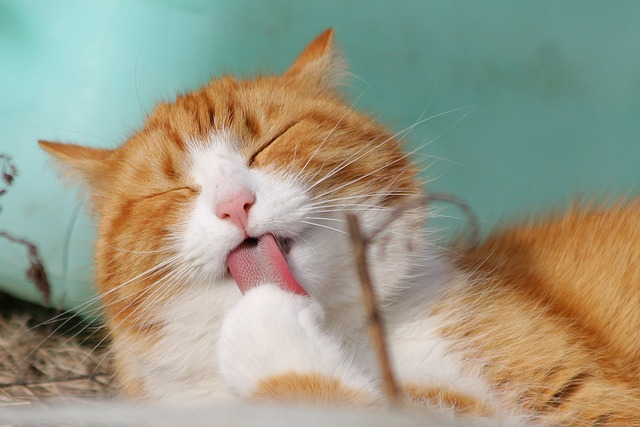
#> input picture OpenCV/img.jpg, 640 x 427 px
$ jupyter execute '07. 이미지 자르기.ipynb'
#> lines starting #> are read from the running program, lines starting #| are printed output that depends on the picture; after the words box and inside, x2 and y2 are one past the last pixel; in counts of white or black regions, pixels touching at a corner belong together
# 7. 이미지 자르기

영역을 잘라서 새로운 윈도우(창)에 표시

[cell 1]
import cv2
img = cv2.imread('img.jpg')
#> img is the input picture: shape (427, 640, 3); mean B, G, R 133.9, 154, 155
#img.shape #(427, 640, 3)

crop = img[100:200, 200:400] #세로기준100:200까지, 가로기준200:400까지 자름
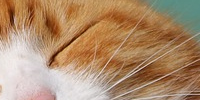
#> crop: shape (100, 200, 3); mean B, G, R 108.3, 140.4, 174.7

cv2.imshow('img', img)#원본이미지
cv2.imshow('crop',crop)#잘린이미지
cv2.waitKey(0)
cv2.destroyAllWindows()

영역을 잘라서 기존 윈도우에 표시

[cell 2]
import cv2
img = cv2.imread('img.jpg')

crop = img[100:200, 200:400] #세로기준100:200까지, 가로기준200:400까지 자름
img[100:200, 400:600] = crop #이부분을 크롭으로 대체해서 삽입
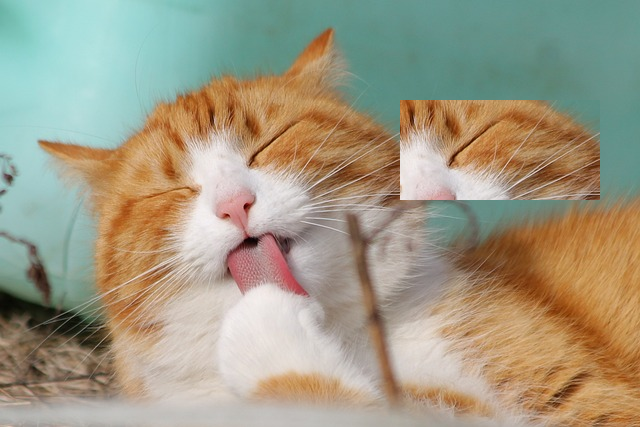
#> img: shape (427, 640, 3); 7.32% of pixels changed, all inside (x1, y1, x2, y2) = (400, 100, 600, 200)

cv2.imshow('img', img)#원본이미지
cv2.waitKey(0)
cv2.destroyAllWindows()

$ run again, with OpenCV/book.jpg copied over OpenCV/img.jpg
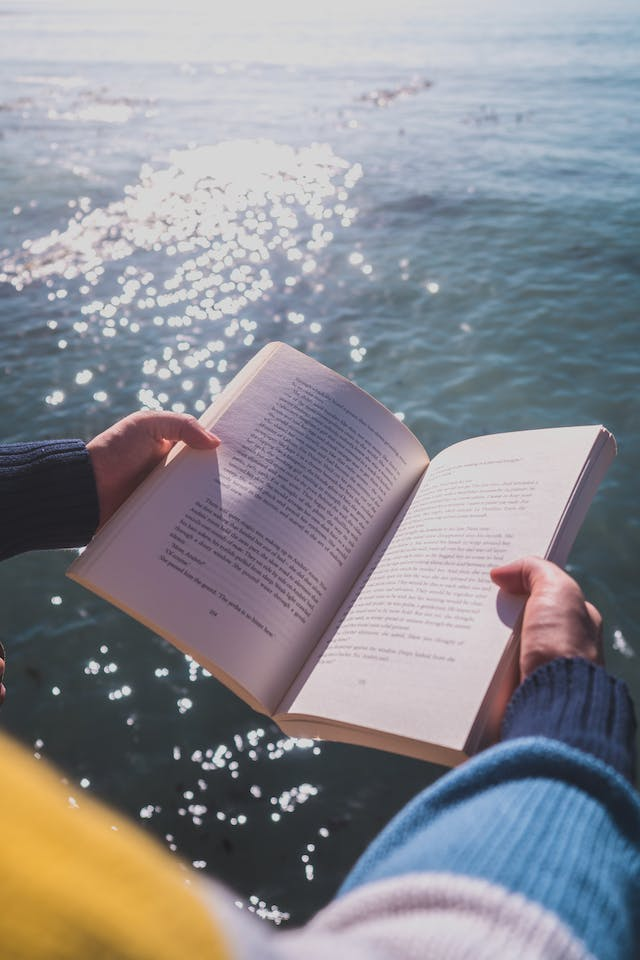
#> input picture OpenCV/book.jpg, 640 x 960 px
#> img is the input picture: shape (960, 640, 3); mean B, G, R 145.6, 139.6, 139.3
#> `crop = img[100:200, 200:400]`:
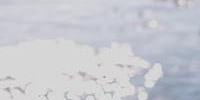
#> crop: shape (100, 200, 3); mean B, G, R 207.7, 201, 199.4
#> `img[100:200, 400:600] = crop`:
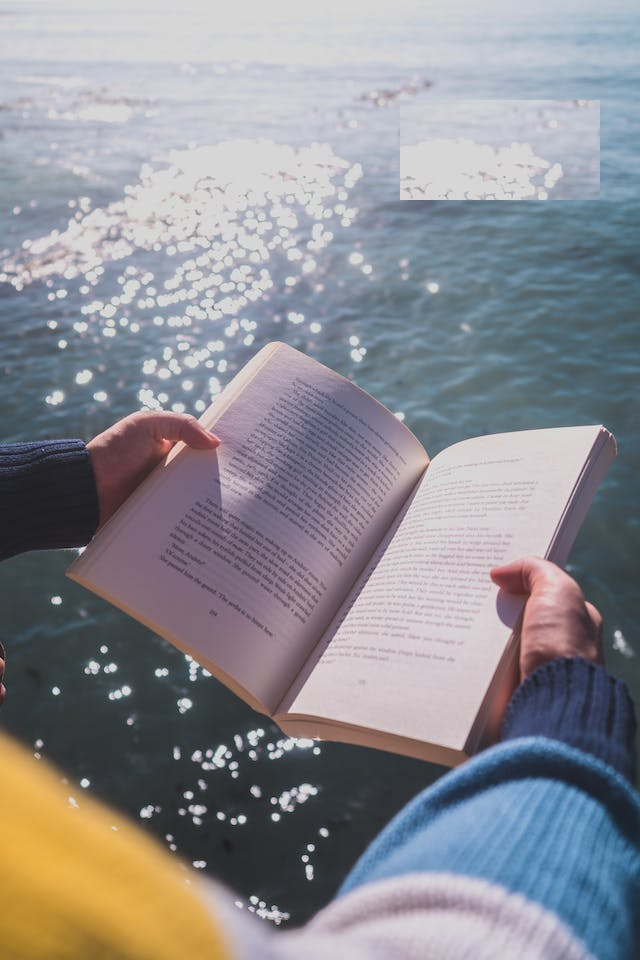
#> img: shape (960, 640, 3); 3.26% of pixels changed, all inside (x1, y1, x2, y2) = (400, 100, 600, 200)

$ run again, with OpenCV/newspaper.jpg copied over OpenCV/img.jpg
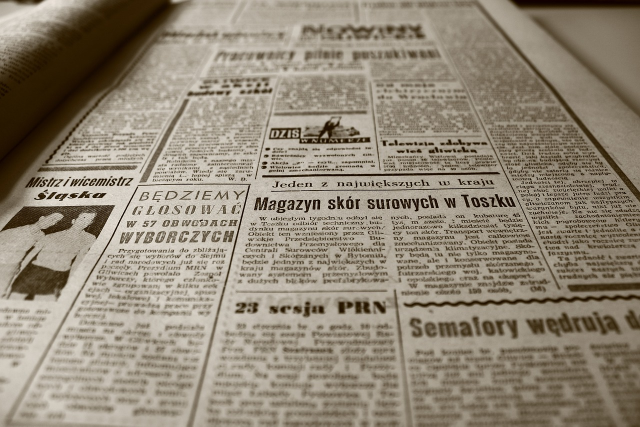
#> input picture OpenCV/newspaper.jpg, 1280 x 853 px (shown at 1/2 size)
#> img is the input picture: shape (853, 1280, 3); mean B, G, R 118.6, 135.1, 145.4
#> `crop = img[100:200, 200:400]`:
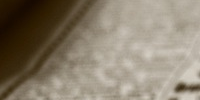
#> crop: shape (100, 200, 3); mean B, G, R 109.9, 127.1, 137.9
#> `img[100:200, 400:600] = crop`:
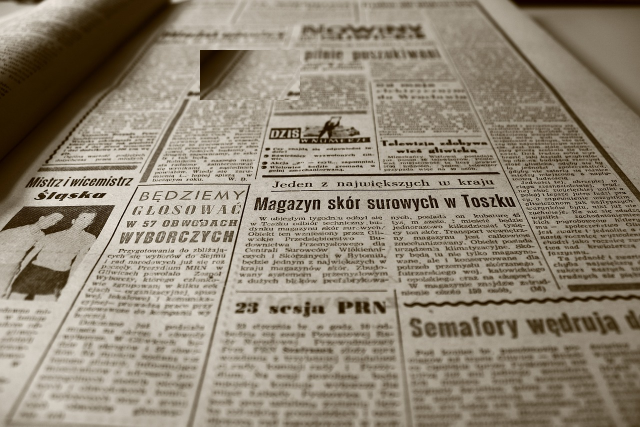
#> img: shape (853, 1280, 3) (shown at 1/2 size); 1.83% of pixels changed, all inside (x1, y1, x2, y2) = (400, 100, 600, 200)
